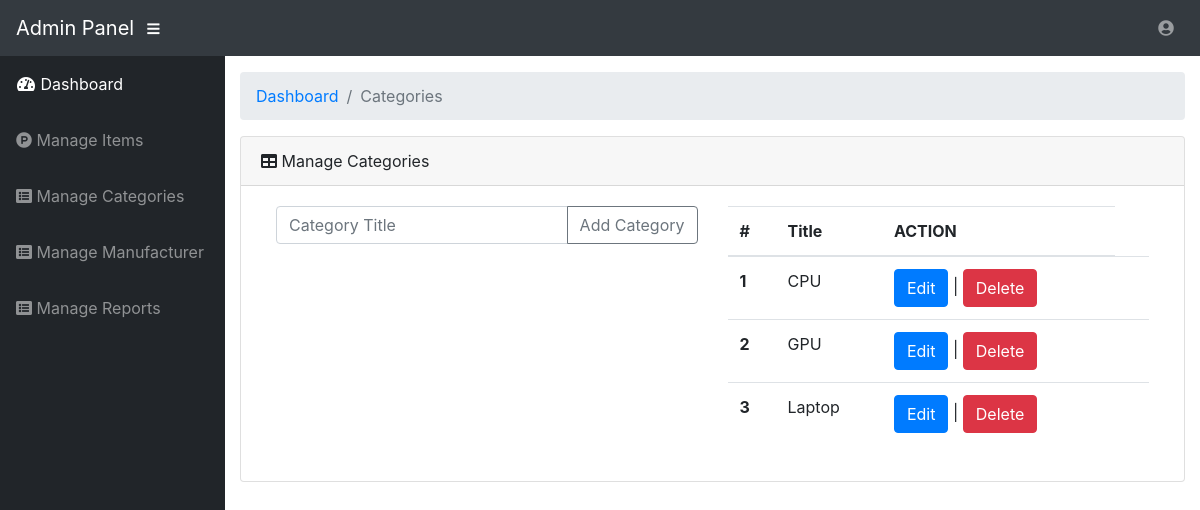
The page /admin/categories.php on the database as committed earlier.
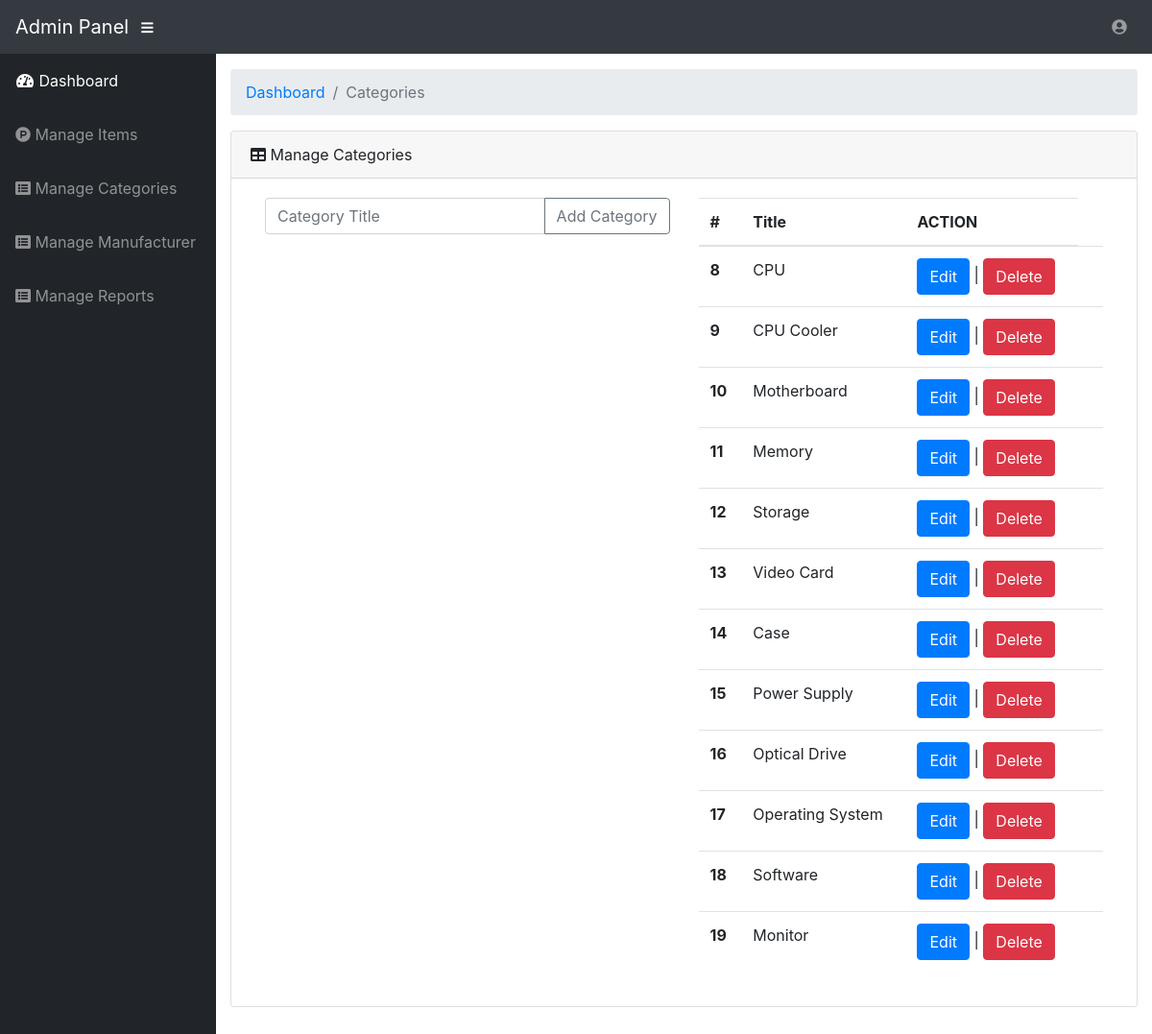
The same page on the database as committed later.
### tables this page shows
CREATE TABLE `categories` (
  `cat_id` int(11) NOT NULL,
  `cat_name` varchar(255) NOT NULL
);

### admin/inc/functions.php (called while the page is built, shortened)
<?php
function get_all_categories(){
	global $conn;
	$query = "SELECT * FROM categories";
	$result = mysqli_query($conn,$query);
	return $result;
}

### admin/categories.php (the view, shortened to what this page needs)
<?php include 'inc/header.php'; ?>
<body id="page-top">
<?php include 'inc/navbar-top.php'; ?>
  <div id="wrapper">
    <?php include 'inc/sidebar.php'; ?>
    <div id="content-wrapper">
      <div class="container-fluid">
        <ol class="breadcrumb">
          <li class="breadcrumb-item">
            <a href="#">Dashboard</a>
          </li>
          <li class="breadcrumb-item active">Categories</li>
        </ol>
        <div class="card mb-3">
          <div class="card-header">
            <i class="fas fa-table"></i>
            Manage Categories</div>
          <div class="card-body">
<div class="container">
            	<div class="row">
					  <div class="col-6">
						<form method="post" accept="#">
						<div class="input-group mb-3">
						  <input type="text" name="title" class="form-control" placeholder="Category Title" aria-label="Recipient's username" aria-describedby="button-addon2">
						  <div class="input-group-append">
						    <button class="btn btn-outline-secondary" name="add-category" type="submit" id="button-addon2">Add Category</button>
						  </div>
						</div>
						</form>
					</div>
					  <div class="col-6">
					  <div class="table-responsive">
					  <table class="table">
						  <thead>
						    <tr>
						      <th scope="col">#</th>
						      <th scope="col">Title</th>
						      <th scope="col">ACTION</th>
						    </tr>
						  </thead>
						  <tbody>
						  	<?php
						  		$result = get_all_categories();
						  		if(!$result)
						  		{
						  			echo "Error: " . "<br>" . mysqli_error($conn);
						  		}else{
						  			while ($row = mysqli_fetch_assoc($result)) {
						  				$cat_id = $row['cat_id'];
						  				$cat_title = $row['cat_name'];
						  				?>
						  				<tr>
										      <th scope="row"><?php echo $cat_id; ?></th>
										      <td><?php echo $cat_title; ?></td>
										      <td><a href="categories.php?edit=<?php echo $cat_id; ?>" class="btn btn-primary">Edit</a> | <a href="categories.php?delete=<?php echo $cat_id; ?>" class="btn btn-danger">Delete</a></td>
										      <td></td>
						    			</tr>
						  			<?php
						  			}
						  		}
						  	?>
						  </tbody>
						</table>
					</div>
					</div>
				</div>
                 </div>
        </div>
      <?php include 'inc/footer.php'; ?>

### admin/inc/header.php (shortened to what this page needs)
<!DOCTYPE html>
<html lang="en">
<head>
<link href="https://cdnjs.cloudflare.com/ajax/libs/bootstrap-fileinput/5.0.4/css/fileinput.min.css" media="all" rel="stylesheet" type="text/css" />
  <link href="vendor/fontawesome-free/css/all.min.css" rel="stylesheet" type="text/css">
  <link href="vendor/datatables/dataTables.bootstrap4.css" rel="stylesheet">
  <link href="css/sb-admin.css" rel="stylesheet">
</head>

### admin/inc/navbar-top.php (shortened to what this page needs)
<nav class="navbar navbar-expand navbar-dark bg-dark static-top">
  <a class="navbar-brand mr-1" href="index.html">Admin Panel</a>
  <button class="btn btn-link btn-sm text-white order-1 order-sm-0" id="sidebarToggle" href="#">
    <i class="fas fa-bars"></i>
  </button>
  <ul class="navbar-nav ml-auto ml-md-0">
    <li class="nav-item dropdown no-arrow">
      <a class="nav-link dropdown-toggle" href="#" id="userDropdown" role="button" data-toggle="dropdown" aria-haspopup="true" aria-expanded="false">
        <i class="fas fa-user-circle fa-fw"></i>
      </a>
    </li>
  </ul>
</nav>

### admin/inc/sidebar.php
<ul class="sidebar navbar-nav">
      <li class="nav-item active">
        <a class="nav-link" href="index.php">
          <i class="fas fa-fw fa-tachometer-alt"></i>
          <span>Dashboard</span>
        </a>
      </li>
      <li class="nav-item">
        <a class="nav-link" href="items.php">
          <i class="fab fa-product-hunt"></i>
          <span>Manage Items</span></a>
      </li>
      <li class="nav-item">
        <a class="nav-link" href="categories.php">
          <i class="fa fa-list-alt"></i>
          <span>Manage Categories</span></a>
      </li>
      <li class="nav-item">
        <a class="nav-link" href="manufacturer.php">
          <i class="fa fa-list-alt"></i>
          <span>Manage Manufacturer</span></a>
      </li>
      <li class="nav-item">
        <a class="nav-link" href="reports.php">
          <i class="fa fa-list-alt"></i>
          <span>Manage Reports</span></a>
      </li>
    </ul>

### admin/inc/footer.php (shortened to what this page needs)
    </div>
  </div>
</body>
</html>

Rows that differ between the two databases and show on the page:
removed categories: cat_id "1", cat_name "CPU"
removed categories: cat_id "2", cat_name "GPU"
removed categories: cat_id "3", cat_name "Laptop"
added categories: cat_id "8", cat_name "CPU"
added categories: cat_id "9", cat_name "CPU Cooler"
added categories: cat_id "10", cat_name "Motherboard"
added categories: cat_id "11", cat_name "Memory"
added categories: cat_id "12", cat_name "Storage"
added categories: cat_id "13", cat_name "Video Card"
added categories: cat_id "14", cat_name "Case"
added categories: cat_id "15", cat_name "Power Supply"
added categories: cat_id "16", cat_name "Optical Drive"
added categories: cat_id "17", cat_name "Operating System"
added categories: cat_id "18", cat_name "Software"
added categories: cat_id "19", cat_name "Monitor"
